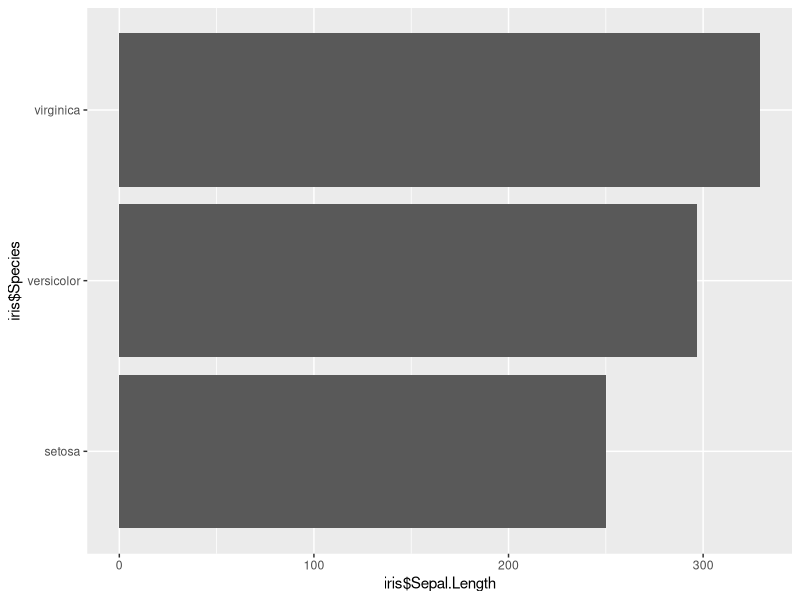

Here is the R script that generated this plot:
## ---- chunk 1
df <- data.frame(Name = c("John", "Jane"), Age = c(25, 30))
## ---- chunk 2
head(df)
## ---- chunk 3
library(tidyverse)
ggplot(iris, aes(x = iris$Sepal.Length, y = iris$Species)) + geom_bar(stat = "identity")
